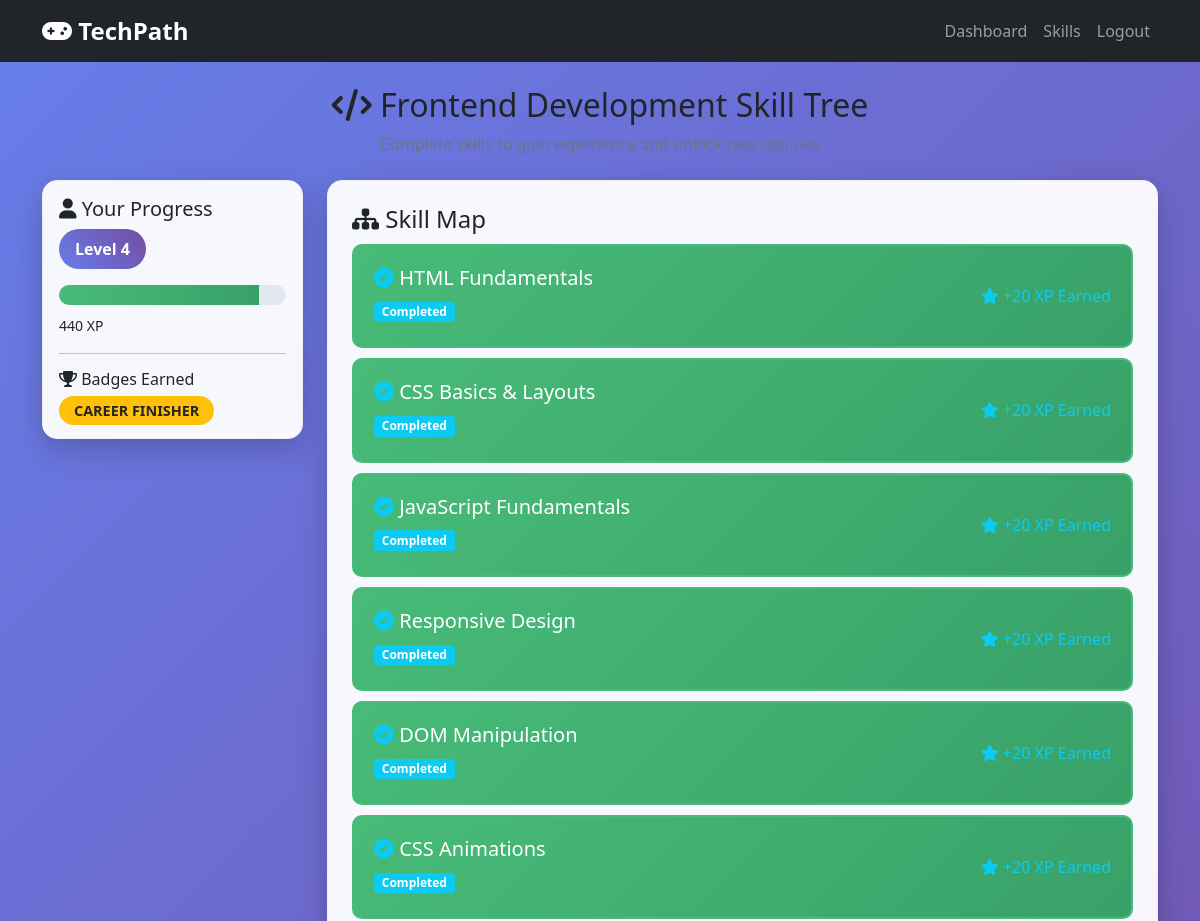
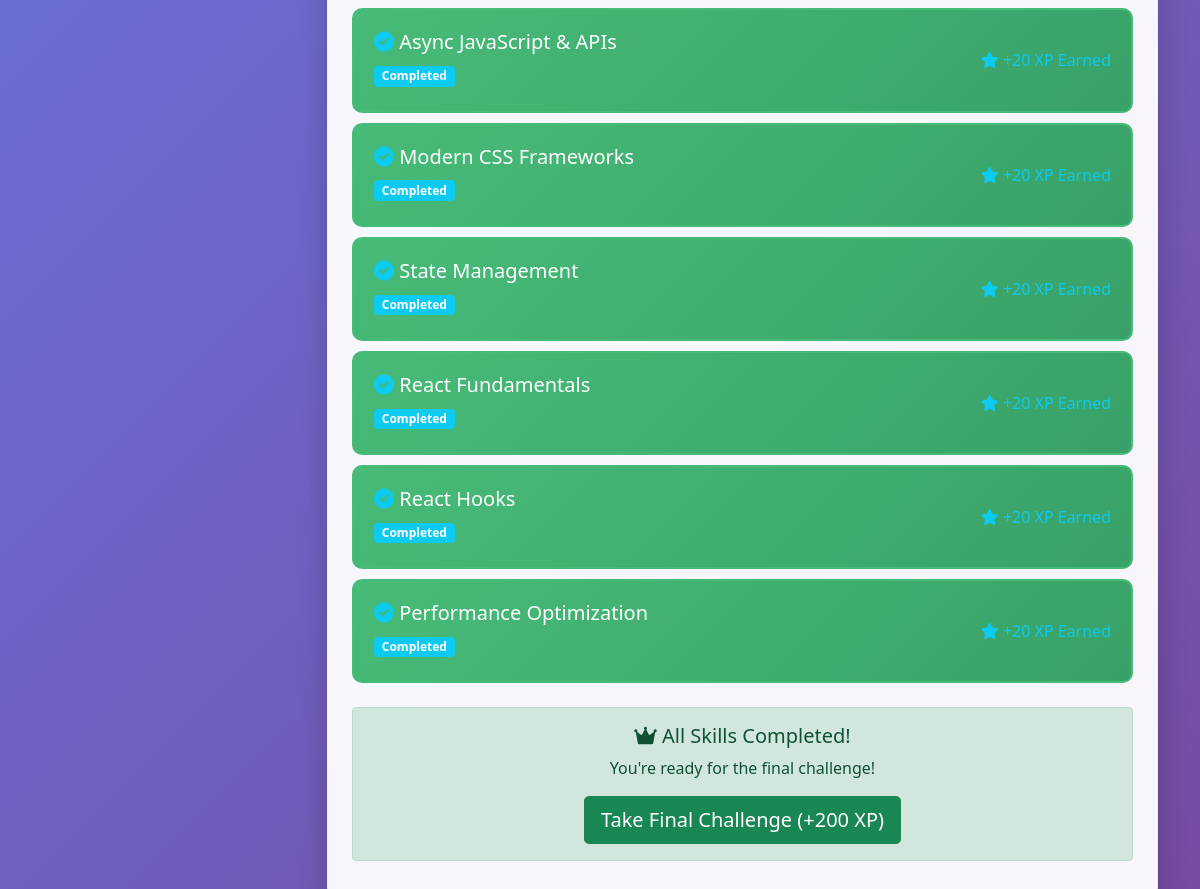
/skills (signed in), run on the app's committed database (2 pictures, top to bottom).
### app.py (models this page shows)
class User(db.Model):
    id = db.Column(db.Integer, primary_key=True)
    name = db.Column(db.String(100))
    email = db.Column(db.String(100), unique=True)
    password = db.Column(db.String(100))
    xp = db.Column(db.Integer, default=0)
    level = db.Column(db.Integer, default=1)
    career = db.Column(db.String(100))
    badge = db.Column(db.String(100), default="Starter")
    skills_completed = db.Column(db.Integer, default=0)
    last_login = db.Column(db.DateTime)
    login_streak = db.Column(db.Integer, default=0)
    created_at = db.Column(db.DateTime, default=datetime.utcnow)

class Skill(db.Model):
    id = db.Column(db.Integer, primary_key=True)
    career = db.Column(db.String(100))
    name = db.Column(db.String(100))
    required_level = db.Column(db.Integer)

### app.py (the view)
@app.route("/skills")
def skills():
    if "user_id" not in session:
        return redirect("/login")
    user = User.query.get(session["user_id"])
    if not user.career:
        return redirect("/careers")
    all_skills = Skill.query.filter_by(career=user.career).order_by(Skill.required_level).all()
    user_skills = UserSkill.query.filter_by(user_id=user.id).all()
    completed_skill_ids = [us.skill_id for us in user_skills if us.completed]
    return render_template("skills.html", user=user, skills=all_skills, completed_skill_ids=completed_skill_ids)

### templates/skills.html
{% extends "base.html" %}
{% block content %}
<div class="text-center mb-4">
    <h2><i class="fas fa-code"></i> {{ user.career }} Skill Tree</h2>
    <p class="text-muted">Complete skills to gain experience and unlock new abilities</p>
</div>
<div class="row">
    <div class="col-md-3">
        <div class="game-card p-3">
            <h5><i class="fas fa-user"></i> Your Progress</h5>
            <div class="mb-3">
                <span class="level-badge">Level {{ user.level }}</span>
            </div>
            <div class="xp-bar mb-2">
                {% set xp_percentage = ((user.xp % 500) // 5) %}
                <div class="xp-progress" style="width: {{ xp_percentage }}%"></div>
            </div>
            <small>{{ user.xp }} XP</small>
            <hr>
            <h6><i class="fas fa-trophy"></i> Badges Earned</h6>
            <div class="mt-2">
                <span class="badge-custom bg-warning">{{ user.badge }}</span>
            </div>
        </div>
    </div>
    <div class="col-md-9">
        <div class="game-card p-4">
            <h4><i class="fas fa-sitemap"></i> Skill Map</h4>
            {% for skill in skills %}
                {% set is_completed = skill.id in completed_skill_ids %}
                {% set is_locked = user.level < skill.required_level %}
                <div class="skill-card {{ 'completed' if is_completed else ('locked' if is_locked else '') }}">
                    <div class="row align-items-center">
                        <div class="col-md-8">
                            <h5>
                                {% if is_completed %}
                                    <i class="fas fa-check-circle text-success"></i>
                                {% elif is_locked %}
                                    <i class="fas fa-lock text-muted"></i>
                                {% else %}
                                    <i class="fas fa-play-circle text-primary"></i>
                                {% endif %}
                                {{ skill.name }}
                            </h5>
                            <p class="mb-1">
                                {% if is_completed %}
                                    <span class="badge bg-success">Completed</span>
                                {% elif is_locked %}
                                    <span class="badge bg-secondary">Requires Level {{ skill.required_level }}</span>
                                {% else %}
                                    <span class="badge bg-primary">Available</span>
                                {% endif %}
                            </p>
                        </div>
                        <div class="col-md-4 text-end">
                            {% if not is_completed and not is_locked %}
                                <a href="{{ url_for('skill_mission', skill_id=skill.id) }}" class="btn btn-game btn-sm">
                                    Start Mission
                                </a>
                            {% elif is_completed %}
                                <span class="text-success"><i class="fas fa-star"></i> +20 XP Earned</span>
                            {% else %}
                                <button class="btn btn-secondary btn-sm" disabled>
                                    <i class="fas fa-lock"></i> Locked
                                </button>
                            {% endif %}
                        </div>
                    </div>
                </div>
            {% endfor %}
            {% if user.skills_completed >= 8 %}
                <div class="text-center mt-4">
                    <div class="alert alert-success">
                        <h5><i class="fas fa-crown"></i> All Skills Completed!</h5>
                        <p>You're ready for the final challenge!</p>
                        <a href="{{ url_for('final') }}" class="btn btn-success btn-lg">
                            Take Final Challenge (+200 XP)
                        </a>
                    </div>
                </div>
            {% endif %}
        </div>
    </div>
</div>
{% endblock %}

### templates/base.html (style rules this page uses)
:root { --primary-color: #667eea; --secondary-color: #764ba2; --success-color: #48bb78; --warning-color: #f6ad55; --danger-color: #fc8181; --dark-color: #2d3748; --bs-secondary-rgb: 255, 255, 255; --bs-success-rgb: 13, 202, 240; --bs-text-opacity: 1; --bs-bg-opacity: 1; }
body { background: linear-gradient(135deg, #667eea 0%, #764ba2 100%); min-height: 100vh; font-family: 'Segoe UI', Tahoma, Geneva, Verdana, sans-serif; }
.game-card { background: rgba(255, 255, 255, 0.95); border-radius: 15px; box-shadow: 0 10px 30px rgba(0, 0, 0, 0.2); backdrop-filter: blur(10px); border: 1px solid rgb(244, 239, 239); }
.level-badge { background: linear-gradient(45deg, var(--primary-color), var(--secondary-color)); color: white; padding: 8px 16px; border-radius: 25px; font-weight: bold; display: inline-block; }
.xp-bar { background: #e2e8f0; border-radius: 10px; overflow: hidden; height: 20px; }
.xp-progress { background: linear-gradient(90deg, var(--success-color), #38a169); height: 100%; transition: width 0.5s ease; }
.skill-card { border: 2px solid #e2e8f0; border-radius: 10px; padding: 20px; margin: 10px 0; transition: all 0.3s ease; cursor: pointer; }
.skill-card.completed { background: linear-gradient(135deg, #48bb78, #38a169); color: white; border-color: var(--success-color); }
.badge-custom { padding: 5px 15px; border-radius: 20px; font-size: 0.9rem; font-weight: bold; text-transform: uppercase; }
.bg-success { background-color: rgba(var(--bs-success-rgb), var(--bs-bg-opacity)) !important; }
.badge { color: #ffffff; }

### data on the page
User: career "Frontend Development", level "4", xp "440", badge "CAREER FINISHER"
Skill: name "HTML Fundamentals"
Skill: name "CSS Basics & Layouts"
Skill: name "JavaScript Fundamentals"
Skill: name "Responsive Design"
Skill: name "DOM Manipulation"
Skill: name "CSS Animations"
Skill: name "Async JavaScript & APIs"
Skill: name "Modern CSS Frameworks"
Skill: name "State Management"
Skill: name "React Fundamentals"
Skill: name "React Hooks"
Skill: name "Performance Optimization"
